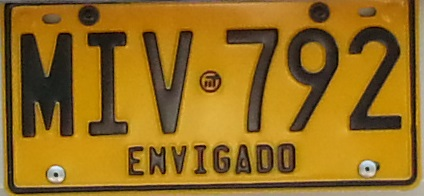
%> input picture Umbrales e histogramas/placa.jpg, 424 x 196 px
$ octave extraer_letra.m   (GNU Octave 9; MATLAB toolbox functions it lacks are replaced by stand-ins)
%> lines starting %> are read from the running program, lines starting %| are printed output that depends on the picture
%Histograma y separaci髇 de letras
clear all, close all, clc

a=imread('placa.jpg');
%> a is the input picture: size 196x424x3 uint8; mean R, G, B 148.6, 109.5, 30.9
b=rgb2gray(a);
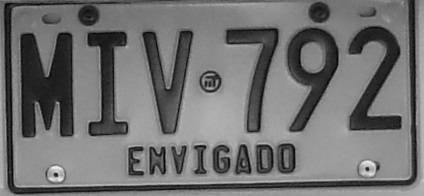
%> b: size 196x424 uint8; min 3, max 241, mean 112.3
%Mostrar cantidades de grises
figure(1);
subplot 221; imshow(b);
subplot 212; imhist(b); impixelinfo
%> after `impixelinfo`:
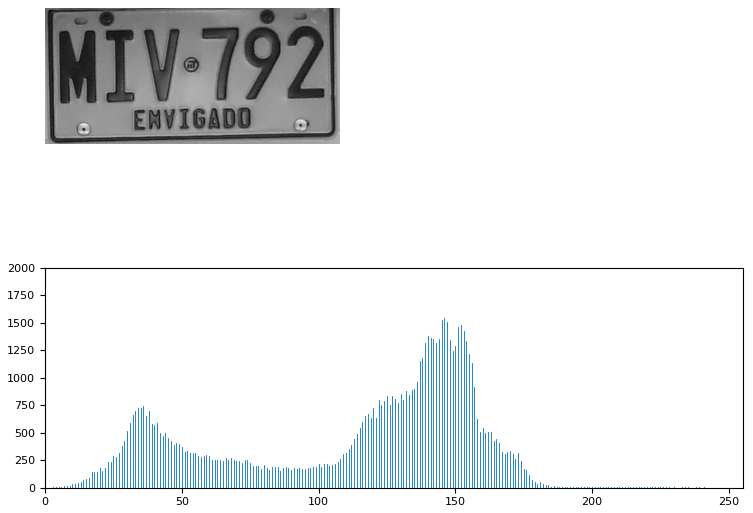
%> figure redrawn from the program's plot data, 2 panels

% %------Generar umbral y sumatoria de pixeles-------
% c=b; c(c>100)=255; c(c<255)=0; c=255-c;
% e=c; c=c';
% d = sum(c);
% figure(4);
% subplot 211; imshow(c);
% subplot 212; plot(d);
% %%%%%%%%%%%%%%%%%%%%%%%%%%%%%%%%%%%%%%%%%%%%%%%%%%%

% %--------obtener region de interes-----------------
% f=e(140:180,:);
% figure(5);imshow(f);
% g = sum(f);
% figure(6);
% subplot 211; imshow(f);
% subplot 212; plot(g);
% %%%%%%%%%%%%%%%%%%%%%%%%%%%%%%%%%%%%%%%%%%%%%%%%%%%

% %----------obtener letra---------------------------
% h=f(:,120:145);
% figure(7); imshow(h);
% %%%%%%%%%%%%%%%%%%%%%%%%%%%%%%%%%%%%%%%%%%%%%%%%%%%

$ run again, with Umbrales e histogramas/lapices.jpg copied over Umbrales e histogramas/placa.jpg
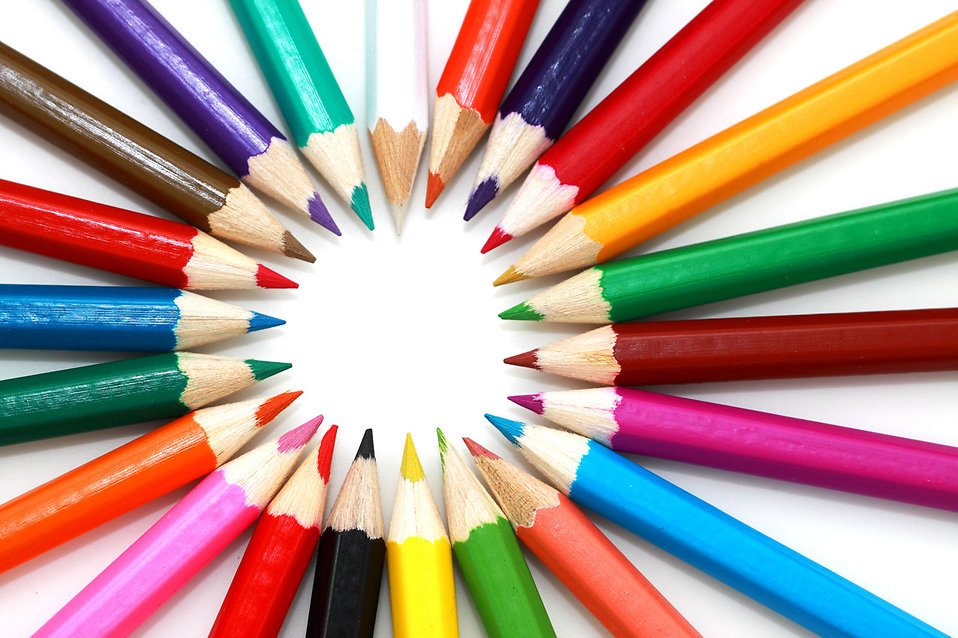
%> input picture Umbrales e histogramas/lapices.jpg, 958 x 638 px
%> a is the input picture: size 638x958x3 uint8; mean R, G, B 178, 151.2, 142.9
%> `b=rgb2gray(a);`:
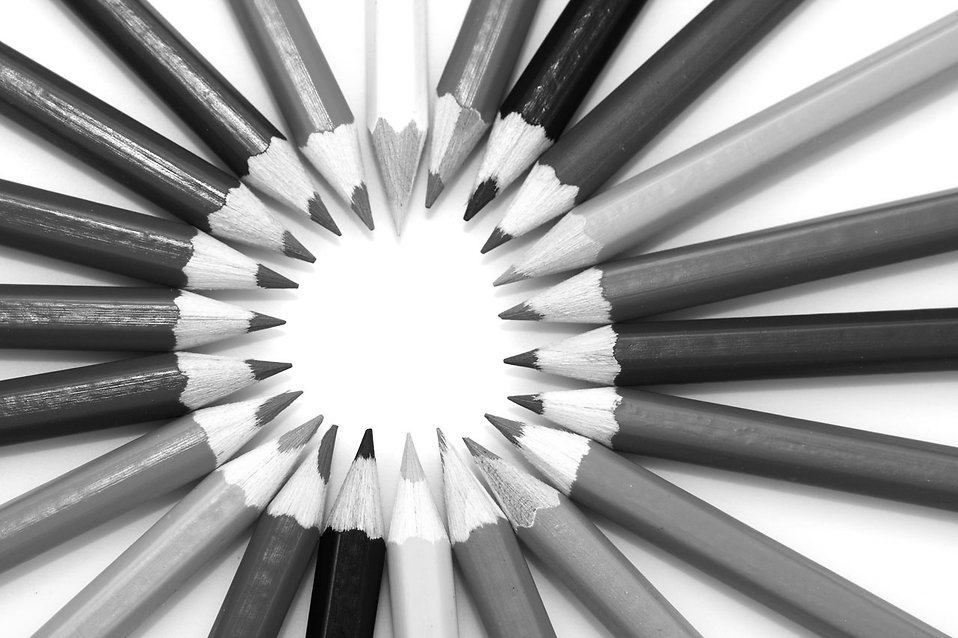
%> b: size 638x958 uint8; min 0, max 255, mean 158.3
%> `impixelinfo`:
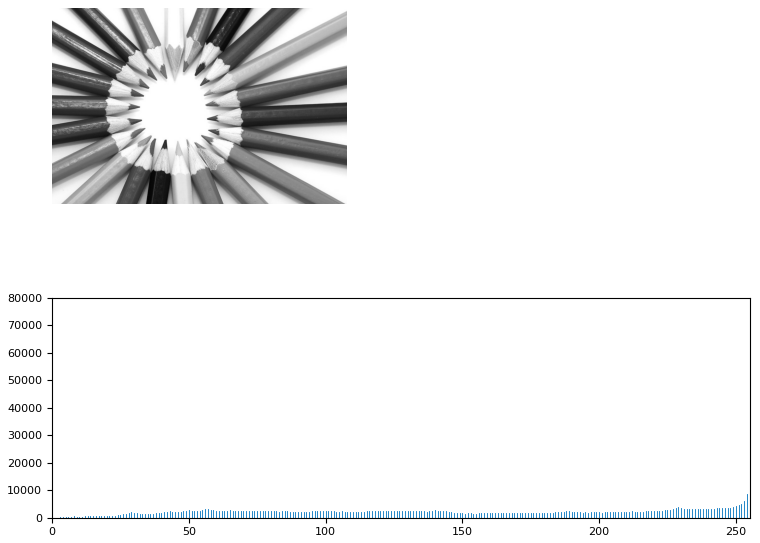
%> figure redrawn from the program's plot data, 2 panels
